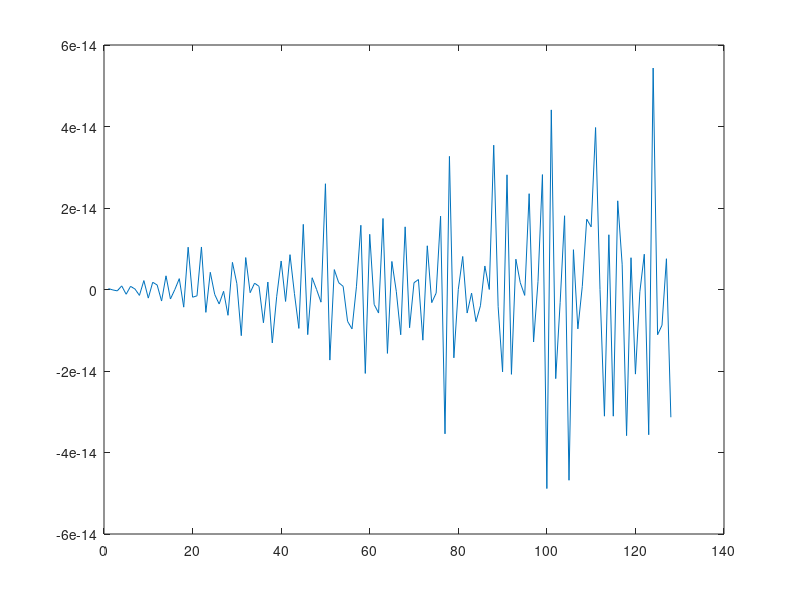

This chart was generated by the following MATLAB code:
duree = 128;t = 1:duree;amp = 1.0;freq1 = 100.0;freq2 = 156.0;FECH = 256;x1 = amp * sin(2*pi*freq1*t/FECH)x2 = amp * sin(2*pi*freq2*t/FECH)plot(x1 + x2)